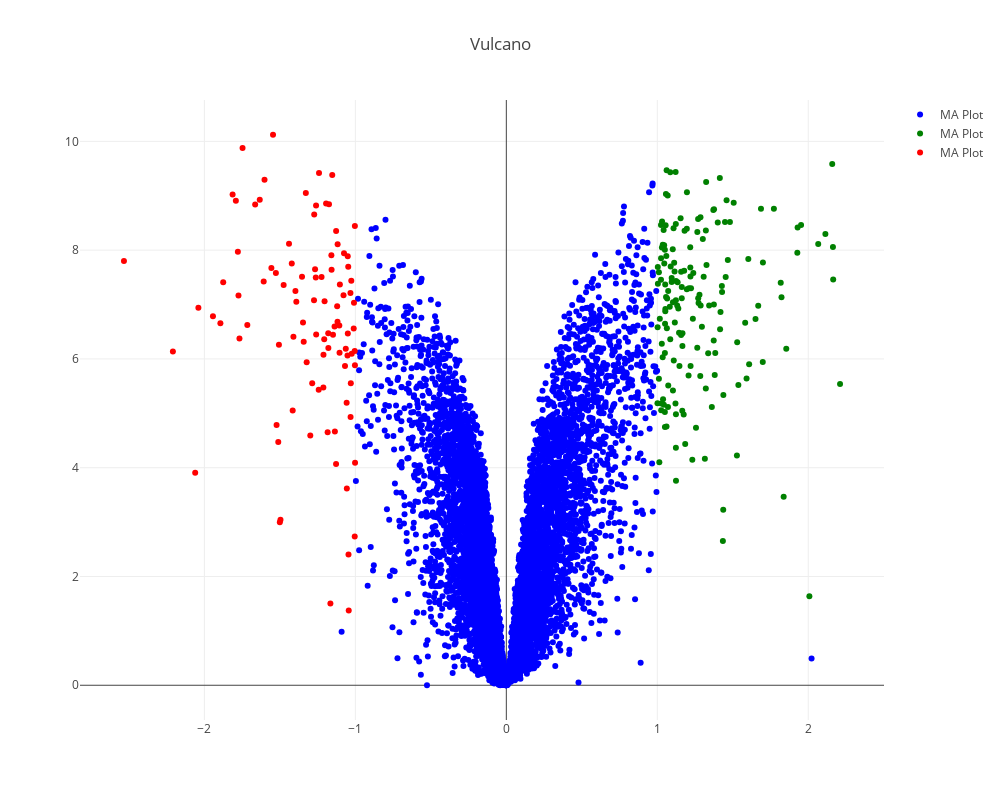

The cell this chart's notebook holds for it:
### Code cell
from plotly.offline import init_notebook_mode, iplot
import plotly.graph_objs as go
init_notebook_mode(connected=True)
#interactive plot 'logFC',y='log10p'


trace_1 = go.Scatter(
    x=the_rest.logFC,
    y=the_rest.log10p,
    mode='markers',
    name='MA Plot',
    #text = [a + ' ' +b for a,b in zip(temp.index.values, temp.Gene_desc)],
    #hoverinfo = 'text',
    marker=dict(
        #size=16,
        color = 'blue'#np.log10(temp.Score), #set color equal to a variable
        #colorscale='Bluered',
        #showscale=True
    )
)

trace_2 = go.Scatter(
    x=up_control.logFC,
    y=up_control.log10p,
    mode='markers',
    name='MA Plot',
    text = up_control.genes,
    hoverinfo = 'text',
    marker=dict(
        #size=16,
        color = 'green'#np.log10(temp.Score), #set color equal to a variable
        #colorscale='Bluered',
        #showscale=True
    )
)

trace_3 = go.Scatter(
    x=up_senescent.logFC,
    y=up_senescent.log10p,
    mode='markers',
    name='MA Plot',
    text = up_control.genes,
    hoverinfo = 'text',
    marker=dict(
        #size=16,
        color = 'red'#np.log10(temp.Score), #set color equal to a variable
        #colorscale='Bluered',
        #showscale=True
    )
)

'''

annot_1 = go.Scatter(
    x=[temp.signal_perc.loc['Tb927.3.2610']],
    y=[temp.signal_logfc.loc['Tb927.3.2610']],
    mode='markers+text',
    name='Tb927.3.2610',
    text=['Bait'],
    textposition='bottom center'
)
'''

layout = dict(title='Vulcano',
             width=1000,
             height=800)


fig = go.Figure(data=[trace_1,trace_2,trace_3], 
                layout=layout)
iplot(fig, filename='test')

### Figure 1 — Plotly figure (JSON) as saved in the notebook; plotly's stock layout.template omitted (floating-point values rounded to 4 significant figures; data arrays with more than 128 entries replaced by an {"elided": "..."} marker saying what was removed)
{"data": [{"marker": {"color": "blue"}, "mode": "markers", "name": "MA Plot", "type": "scatter", "uid": "a3b86451-80e0-4669-a437-7ebdbf53a19a", "x": {"elided": "7848 float values"}, "y": {"elided": "7848 float values"}}, {"hoverinfo": "text", "marker": {"color": "green"}, "mode": "markers", "name": "MA Plot", "text": {"elided": "164 str values"}, "type": "scatter", "uid": "611b112d-3608-45da-b242-b57198851143", "x": {"elided": "164 float values"}, "y": {"elided": "164 float values"}}, {"hoverinfo": "text", "marker": {"color": "red"}, "mode": "markers", "name": "MA Plot", "text": {"elided": "164 str values"}, "type": "scatter", "uid": "d6ad9982-e795-4dd0-817f-6584809aa61d", "x": [-1.03, -2.533, -1.876, -1.058, -1.027, -1.813, -1.299, -1.342, -1.286, -1.262, -1.103, -1.894, -1.165, -1.121, -1.004, -1.153, -1.044, -1.774, -1.011, -1.024, -1.511, -1.033, -1.546, -1.064, -1.052, -1.107, -1.716, -1.475, -1.415, -1.079, -1.527, -1.273, -1.118, -1.224, -1.768, -1.747, -1.602, -1.397, -1.556, -1.128, -1.421, -1.507, -1.274, -1.158, -1.003, -1.206, -1.047, -1.607, -1.105, -1.241, -1.118, -1.136, -1.353, -1.148, -1.003, -2.04, -1.943, -1.328, -1.411, -1.792, -1.522, -1.5, -2.209, -1.159, -1.009, -1.211, -1.175, -1.634, -1.032, -1.26, -1.046, -1.057, -1.664, -1.323, -1.267, -1.194, -1.496, -1.18, -1.138, -1.051, -1.128, -1.44, -2.061, -1.204, -1.002, -1.391, -1.179, -1.243, -1.261, -1.778, -1.347, -1.184, -1.05, -1.004, -1.075, -1.212, -1.069], "y": [5.555, 7.801, 7.412, 5.197, 7.44, 9.021, 4.592, 6.317, 5.553, 7.497, 7.37, 6.655, 1.502, 6.97, 2.734, 9.381, 1.375, 7.169, 6.561, 6.097, 4.473, 7.215, 10.12, 6.189, 6.062, 6.613, 6.625, 7.359, 5.051, 7.171, 7.579, 8.658, 8.111, 7.507, 6.376, 9.879, 9.292, 7.249, 7.673, 8.352, 7.756, 6.26, 7.079, 7.639, 8.445, 6.361, 7.693, 7.422, 6.115, 9.418, 6.684, 4.666, 7.51, 6.444, 5.883, 6.941, 6.783, 9.052, 6.409, 8.91, 4.785, 2.997, 6.137, 7.905, 7.035, 6.079, 8.845, 8.928, 4.932, 6.451, 2.405, 3.617, 8.841, 5.939, 7.647, 8.86, 3.043, 6.471, 6.598, 7.887, 4.068, 8.116, 3.909, 7.06, 4.092, 7.051, 6.201, 5.431, 8.823, 7.973, 6.668, 4.654, 6.467, 6.145, 7.944, 5.475, 5.87]}], "layout": {"height": 800, "title": {"text": "Vulcano"}, "width": 1000}}
